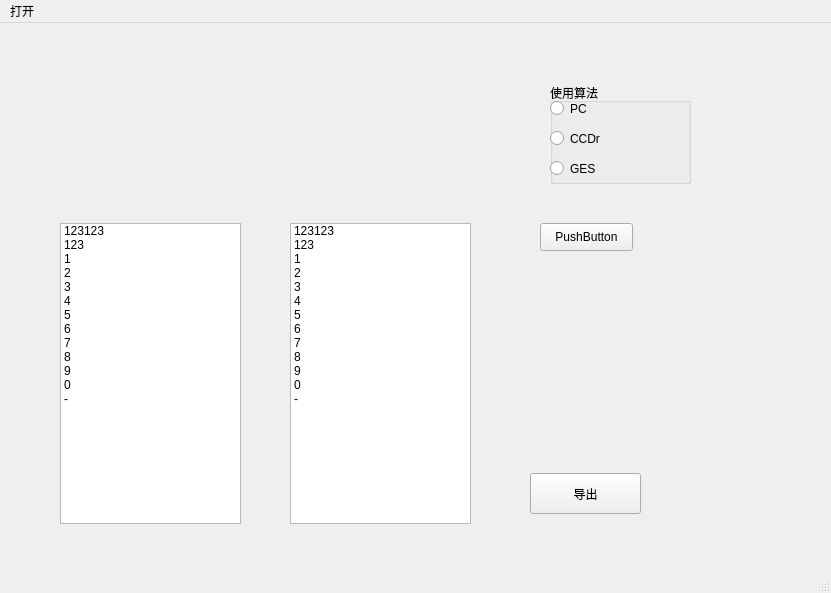
<?xml version="1.0" encoding="UTF-8"?>
<ui version="4.0">
 <class>MainWindow</class>
 <widget class="QMainWindow" name="MainWindow">
  <property name="geometry">
   <rect>
    <x>0</x>
    <y>0</y>
    <width>831</width>
    <height>593</height>
   </rect>
  </property>
  <property name="windowTitle">
   <string>biological causal discovery</string>
  </property>
  <widget class="QWidget" name="centralwidget">
   <widget class="QGroupBox" name="groupBox">
    <property name="geometry">
     <rect>
      <x>550</x>
      <y>60</y>
      <width>141</width>
      <height>101</height>
     </rect>
    </property>
    <property name="title">
     <string>使用算法</string>
    </property>
    <widget class="QRadioButton" name="radioButton">
     <property name="geometry">
      <rect>
       <x>0</x>
       <y>10</y>
       <width>101</width>
       <height>31</height>
      </rect>
     </property>
     <property name="text">
      <string>PC</string>
     </property>
    </widget>
    <widget class="QRadioButton" name="radioButton_2">
     <property name="geometry">
      <rect>
       <x>0</x>
       <y>40</y>
       <width>101</width>
       <height>31</height>
      </rect>
     </property>
     <property name="text">
      <string>CCDr</string>
     </property>
    </widget>
    <widget class="QRadioButton" name="radioButton_3">
     <property name="geometry">
      <rect>
       <x>0</x>
       <y>70</y>
       <width>101</width>
       <height>31</height>
      </rect>
     </property>
     <property name="text">
      <string>GES</string>
     </property>
    </widget>
   </widget>
   <widget class="QPushButton" name="pushButton">
    <property name="geometry">
     <rect>
      <x>530</x>
      <y>450</y>
      <width>111</width>
      <height>41</height>
     </rect>
    </property>
    <property name="text">
     <string>导出</string>
    </property>
   </widget>
   <widget class="QWidget" name="widget" native="true">
    <property name="geometry">
     <rect>
      <x>170</x>
      <y>550</y>
      <width>120</width>
      <height>80</height>
     </rect>
    </property>
   </widget>
   <widget class="QListWidget" name="listWidget">
    <property name="geometry">
     <rect>
      <x>60</x>
      <y>200</y>
      <width>181</width>
      <height>301</height>
     </rect>
    </property>
    <item>
     <property name="text">
      <string>123123</string>
     </property>
    </item>
    <item>
     <property name="text">
      <string>123</string>
     </property>
    </item>
    <item>
     <property name="text">
      <string>1</string>
     </property>
    </item>
    <item>
     <property name="text">
      <string>2</string>
     </property>
    </item>
    <item>
     <property name="text">
      <string>3</string>
     </property>
    </item>
    <item>
     <property name="text">
      <string>4</string>
     </property>
    </item>
    <item>
     <property name="text">
      <string>5</string>
     </property>
    </item>
    <item>
     <property name="text">
      <string>6</string>
     </property>
    </item>
    <item>
     <property name="text">
      <string>7</string>
     </property>
    </item>
    <item>
     <property name="text">
      <string>8</string>
     </property>
    </item>
    <item>
     <property name="text">
      <string>9</string>
     </property>
    </item>
    <item>
     <property name="text">
      <string>0</string>
     </property>
    </item>
    <item>
     <property name="text">
      <string>-</string>
     </property>
    </item>
   </widget>
   <widget class="QListWidget" name="listWidget_2">
    <property name="geometry">
     <rect>
      <x>290</x>
      <y>200</y>
      <width>181</width>
      <height>301</height>
     </rect>
    </property>
    <item>
     <property name="text">
      <string>123123</string>
     </property>
    </item>
    <item>
     <property name="text">
      <string>123</string>
     </property>
    </item>
    <item>
     <property name="text">
      <string>1</string>
     </property>
    </item>
    <item>
     <property name="text">
      <string>2</string>
     </property>
    </item>
    <item>
     <property name="text">
      <string>3</string>
     </property>
    </item>
    <item>
     <property name="text">
      <string>4</string>
     </property>
    </item>
    <item>
     <property name="text">
      <string>5</string>
     </property>
    </item>
    <item>
     <property name="text">
      <string>6</string>
     </property>
    </item>
    <item>
     <property name="text">
      <string>7</string>
     </property>
    </item>
    <item>
     <property name="text">
      <string>8</string>
     </property>
    </item>
    <item>
     <property name="text">
      <string>9</string>
     </property>
    </item>
    <item>
     <property name="text">
      <string>0</string>
     </property>
    </item>
    <item>
     <property name="text">
      <string>-</string>
     </property>
    </item>
   </widget>
   <widget class="QPushButton" name="pushButton_2">
    <property name="geometry">
     <rect>
      <x>540</x>
      <y>200</y>
      <width>93</width>
      <height>28</height>
     </rect>
    </property>
    <property name="text">
     <string>PushButton</string>
    </property>
   </widget>
  </widget>
  <widget class="QMenuBar" name="menubar">
   <property name="geometry">
    <rect>
     <x>0</x>
     <y>0</y>
     <width>831</width>
     <height>26</height>
    </rect>
   </property>
   <widget class="QMenu" name="menu">
    <property name="title">
     <string>打开</string>
    </property>
    <widget class="QMenu" name="menu_2">
     <property name="title">
      <string>导入</string>
     </property>
     <addaction name="actioncsv_csv"/>
    </widget>
    <addaction name="menu_2"/>
   </widget>
   <addaction name="menu"/>
  </widget>
  <widget class="QStatusBar" name="statusbar"/>
  <action name="actioncsv_csv">
   <property name="text">
    <string>csv(.csv)</string>
   </property>
  </action>
 </widget>
 <resources/>
 <connections/>
</ui>
